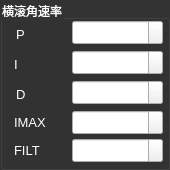
          <widget class="QGroupBox" name="x_pid_box_3">
           <property name="geometry">
            <rect>
             <x>200</x>
             <y>22</y>
             <width>170</width>
             <height>170</height>
            </rect>
           </property>
           <property name="palette">
            <palette>
             <active>
              <colorrole role="WindowText">
               <brush brushstyle="SolidPattern">
                <color alpha="255">
                 <red>255</red>
                 <green>255</green>
                 <blue>255</blue>
                </color>
               </brush>
              </colorrole>
              <colorrole role="Button">
               <brush brushstyle="SolidPattern">
                <color alpha="255">
                 <red>51</red>
                 <green>51</green>
                 <blue>51</blue>
                </color>
               </brush>
              </colorrole>
              <colorrole role="Text">
               <brush brushstyle="SolidPattern">
                <color alpha="255">
                 <red>255</red>
                 <green>255</green>
                 <blue>255</blue>
                </color>
               </brush>
              </colorrole>
              <colorrole role="ButtonText">
               <brush brushstyle="SolidPattern">
                <color alpha="255">
                 <red>255</red>
                 <green>255</green>
                 <blue>255</blue>
                </color>
               </brush>
              </colorrole>
              <colorrole role="Base">
               <brush brushstyle="SolidPattern">
                <color alpha="255">
                 <red>51</red>
                 <green>51</green>
                 <blue>51</blue>
                </color>
               </brush>
              </colorrole>
              <colorrole role="Window">
               <brush brushstyle="SolidPattern">
                <color alpha="255">
                 <red>51</red>
                 <green>51</green>
                 <blue>51</blue>
                </color>
               </brush>
              </colorrole>
             </active>
             <inactive>
              <colorrole role="WindowText">
               <brush brushstyle="SolidPattern">
                <color alpha="255">
                 <red>255</red>
                 <green>255</green>
                 <blue>255</blue>
                </color>
               </brush>
              </colorrole>
              <colorrole role="Button">
               <brush brushstyle="SolidPattern">
                <color alpha="255">
                 <red>51</red>
                 <green>51</green>
                 <blue>51</blue>
                </color>
               </brush>
              </colorrole>
              <colorrole role="Text">
               <brush brushstyle="SolidPattern">
                <color alpha="255">
                 <red>255</red>
                 <green>255</green>
                 <blue>255</blue>
                </color>
               </brush>
              </colorrole>
              <colorrole role="ButtonText">
               <brush brushstyle="SolidPattern">
                <color alpha="255">
                 <red>255</red>
                 <green>255</green>
                 <blue>255</blue>
                </color>
               </brush>
              </colorrole>
              <colorrole role="Base">
               <brush brushstyle="SolidPattern">
                <color alpha="255">
                 <red>51</red>
                 <green>51</green>
                 <blue>51</blue>
                </color>
               </brush>
              </colorrole>
              <colorrole role="Window">
               <brush brushstyle="SolidPattern">
                <color alpha="255">
                 <red>51</red>
                 <green>51</green>
                 <blue>51</blue>
                </color>
               </brush>
              </colorrole>
             </inactive>
             <disabled>
              <colorrole role="WindowText">
               <brush brushstyle="SolidPattern">
                <color alpha="255">
                 <red>255</red>
                 <green>255</green>
                 <blue>255</blue>
                </color>
               </brush>
              </colorrole>
              <colorrole role="Button">
               <brush brushstyle="SolidPattern">
                <color alpha="255">
                 <red>51</red>
                 <green>51</green>
                 <blue>51</blue>
                </color>
               </brush>
              </colorrole>
              <colorrole role="Text">
               <brush brushstyle="SolidPattern">
                <color alpha="255">
                 <red>255</red>
                 <green>255</green>
                 <blue>255</blue>
                </color>
               </brush>
              </colorrole>
              <colorrole role="ButtonText">
               <brush brushstyle="SolidPattern">
                <color alpha="255">
                 <red>255</red>
                 <green>255</green>
                 <blue>255</blue>
                </color>
               </brush>
              </colorrole>
              <colorrole role="Base">
               <brush brushstyle="SolidPattern">
                <color alpha="255">
                 <red>51</red>
                 <green>51</green>
                 <blue>51</blue>
                </color>
               </brush>
              </colorrole>
              <colorrole role="Window">
               <brush brushstyle="SolidPattern">
                <color alpha="255">
                 <red>51</red>
                 <green>51</green>
                 <blue>51</blue>
                </color>
               </brush>
              </colorrole>
             </disabled>
            </palette>
           </property>
           <property name="styleSheet">
            <string notr="true">color: rgb(255, 255, 255);</string>
           </property>
           <property name="title">
            <string>横滚角速率</string>
           </property>
           <widget class="QLabel" name="label_108">
            <property name="geometry">
             <rect>
              <x>16</x>
              <y>24</y>
              <width>16</width>
              <height>21</height>
             </rect>
            </property>
            <property name="font">
             <font>
              <pointsize>10</pointsize>
             </font>
            </property>
            <property name="text">
             <string>P</string>
            </property>
           </widget>
           <widget class="QDoubleSpinBox" name="x_rol_spd_p">
            <property name="geometry">
             <rect>
              <x>72</x>
              <y>20</y>
              <width>91</width>
              <height>25</height>
             </rect>
            </property>
            <property name="font">
             <font>
              <pointsize>10</pointsize>
             </font>
            </property>
           </widget>
           <widget class="QDoubleSpinBox" name="x_rol_spd_i">
            <property name="geometry">
             <rect>
              <x>72</x>
              <y>50</y>
              <width>91</width>
              <height>25</height>
             </rect>
            </property>
            <property name="font">
             <font>
              <pointsize>10</pointsize>
             </font>
            </property>
           </widget>
           <widget class="QLabel" name="label_109">
            <property name="geometry">
             <rect>
              <x>14</x>
              <y>54</y>
              <width>16</width>
              <height>21</height>
             </rect>
            </property>
            <property name="font">
             <font>
              <pointsize>10</pointsize>
             </font>
            </property>
            <property name="text">
             <string>I</string>
            </property>
           </widget>
           <widget class="QDoubleSpinBox" name="x_rol_spd_d">
            <property name="geometry">
             <rect>
              <x>72</x>
              <y>80</y>
              <width>91</width>
              <height>25</height>
             </rect>
            </property>
            <property name="font">
             <font>
              <pointsize>10</pointsize>
             </font>
            </property>
           </widget>
           <widget class="QLabel" name="label_110">
            <property name="geometry">
             <rect>
              <x>16</x>
              <y>84</y>
              <width>16</width>
              <height>21</height>
             </rect>
            </property>
            <property name="font">
             <font>
              <pointsize>10</pointsize>
             </font>
            </property>
            <property name="text">
             <string>D</string>
            </property>
           </widget>
           <widget class="QDoubleSpinBox" name="x_rol_spd_imax">
            <property name="geometry">
             <rect>
              <x>72</x>
              <y>110</y>
              <width>91</width>
              <height>25</height>
             </rect>
            </property>
            <property name="font">
             <font>
              <pointsize>10</pointsize>
             </font>
            </property>
           </widget>
           <widget class="QLabel" name="label_111">
            <property name="geometry">
             <rect>
              <x>14</x>
              <y>112</y>
              <width>45</width>
              <height>21</height>
             </rect>
            </property>
            <property name="font">
             <font>
              <pointsize>10</pointsize>
             </font>
            </property>
            <property name="text">
             <string>IMAX</string>
            </property>
           </widget>
           <widget class="QDoubleSpinBox" name="x_rol_spd_filter">
            <property name="geometry">
             <rect>
              <x>72</x>
              <y>138</y>
              <width>91</width>
              <height>25</height>
             </rect>
            </property>
            <property name="font">
             <font>
              <pointsize>10</pointsize>
             </font>
            </property>
           </widget>
           <widget class="QLabel" name="label_112">
            <property name="geometry">
             <rect>
              <x>14</x>
              <y>140</y>
              <width>45</width>
              <height>21</height>
             </rect>
            </property>
            <property name="font">
             <font>
              <pointsize>10</pointsize>
             </font>
            </property>
            <property name="text">
             <string>FILT</string>
            </property>
           </widget>
          </widget>
